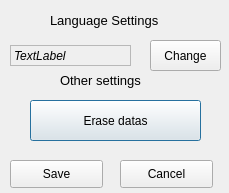
<?xml version="1.0" encoding="UTF-8"?>
<ui version="4.0">
 <class>Dialog</class>
 <widget class="QDialog" name="Dialog">
  <property name="geometry">
   <rect>
    <x>0</x>
    <y>0</y>
    <width>229</width>
    <height>193</height>
   </rect>
  </property>
  <property name="windowTitle">
   <string>Dialog</string>
  </property>
  <widget class="QLabel" name="label">
   <property name="geometry">
    <rect>
     <x>50</x>
     <y>10</y>
     <width>161</width>
     <height>21</height>
    </rect>
   </property>
   <property name="font">
    <font>
     <pointsize>10</pointsize>
    </font>
   </property>
   <property name="text">
    <string>Language Settings</string>
   </property>
  </widget>
  <widget class="QLabel" name="label_3">
   <property name="geometry">
    <rect>
     <x>60</x>
     <y>70</y>
     <width>161</width>
     <height>21</height>
    </rect>
   </property>
   <property name="font">
    <font>
     <pointsize>10</pointsize>
    </font>
   </property>
   <property name="text">
    <string>Other settings</string>
   </property>
  </widget>
  <widget class="QPushButton" name="eraseDatas">
   <property name="geometry">
    <rect>
     <x>30</x>
     <y>100</y>
     <width>171</width>
     <height>41</height>
    </rect>
   </property>
   <property name="text">
    <string>Erase datas</string>
   </property>
  </widget>
  <widget class="QPushButton" name="btn">
   <property name="geometry">
    <rect>
     <x>150</x>
     <y>40</y>
     <width>71</width>
     <height>31</height>
    </rect>
   </property>
   <property name="text">
    <string>Change</string>
   </property>
  </widget>
  <widget class="QPushButton" name="Save">
   <property name="geometry">
    <rect>
     <x>10</x>
     <y>160</y>
     <width>93</width>
     <height>28</height>
    </rect>
   </property>
   <property name="text">
    <string>Save</string>
   </property>
  </widget>
  <widget class="QPushButton" name="Cancel">
   <property name="geometry">
    <rect>
     <x>120</x>
     <y>160</y>
     <width>93</width>
     <height>28</height>
    </rect>
   </property>
   <property name="text">
    <string>Cancel</string>
   </property>
  </widget>
  <widget class="QLabel" name="le">
   <property name="geometry">
    <rect>
     <x>10</x>
     <y>45</y>
     <width>121</width>
     <height>21</height>
    </rect>
   </property>
   <property name="font">
    <font>
     <pointsize>9</pointsize>
     <italic>true</italic>
    </font>
   </property>
   <property name="frameShape">
    <enum>QFrame::StyledPanel</enum>
   </property>
   <property name="frameShadow">
    <enum>QFrame::Plain</enum>
   </property>
   <property name="lineWidth">
    <number>1</number>
   </property>
   <property name="midLineWidth">
    <number>12</number>
   </property>
   <property name="text">
    <string>TextLabel</string>
   </property>
  </widget>
 </widget>
 <resources/>
 <connections/>
</ui>
